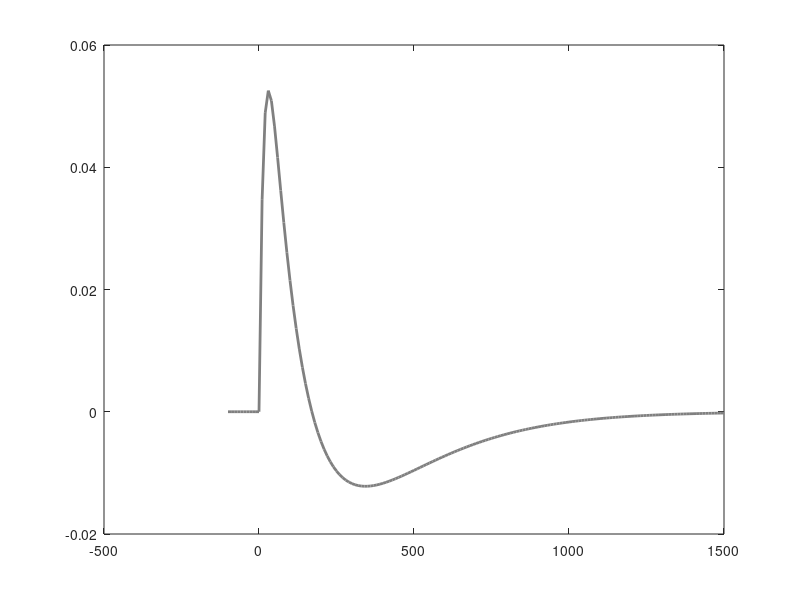

The MATLAB source for this figure: (Note: this script raises an error after producing the figure.)
%% script shows intuition for super-resolution

rng(2); % to get similar behavior each time

sampleInterval = 50; % sample every 500 ms

t = [0:500];
B = (1-exp(-t/2)).*(exp(-t/10)/10 - t.*exp(-t/20)/20/20);
A = 1;

% How far forward and back to calculate filter, in ms
extentForwards = 150;
extentBackwards = 10;

%% Show how more samples is better
figure(2);
impulse = zeros(extentBackwards+1+extentForwards,1);
impulse(extentBackwards+1) = 1;
impulseResponse = filter(B,A,impulse);

plot([-extentBackwards:extentForwards]*10,impulseResponse,'color',0.5*[1 1 1],'linew',2);
hold all;
for tLength = [1e5 5e4 1.5e4]
    tVec = 1:tLength;
    
    stim = randn(size(tVec));
    resp = filter(B,A,stim);
    resp = resp + std(resp)*randn(size(tVec)); % this sets SNR = 1!
    
    sampleIdxs = 1:sampleInterval:max(tVec);
    
    isSampled = zeros(size(resp));
    isSampled(sampleIdxs) = 1;
    
    responseSampled = resp.*isSampled;
    
    validSampleIdxs = sampleIdxs( (sampleIdxs > extentForwards) & (sampleIdxs < length(resp)-extentBackwards+1));
    validSampledResp = resp(validSampleIdxs);
    validSampledResp = validSampledResp - mean(validSampledResp);
    stimMatrix = calcSparseToeplitz(stim,sampleIdxs,extentForwards,extentBackwards);
    stimMatrix = stimMatrix-mean(stimMatrix);
    sampledKernel = regress(validSampledResp',stimMatrix);
    plot([-extentBackwards:extentForwards]*10,sampledKernel);
end
hold off;
title('Noise Scaling with # of samples');
legend({'Ground Truth','1e5 samples','5e4 samples','1.5e4 samples'})
set(gca,'xlim',[-extentBackwards,extentForwards]*10);

%% Show simulated stimulus and response
figure (1)
plotRange = 125:325;
subplot(3,1,1)
plot(tVec(plotRange)*10,stim(plotRange))
axis('tight')
ylabel('stimulus');
subplot(3,1,2);
cla
hold on;
for sampleIdx = find(isSampled(plotRange))
    tVecPlot = tVec(plotRange)*10;
    plot(tVecPlot(sampleIdx)*[1 1],[0 1],'k');
end
hold off;
xlim(10*[min(tVec(plotRange)),max(tVec(plotRange))]);
ylim([0 1]);
ylabel('response samples');
subplot(3,1,3);
isSampledInRange = zeros(size(tVec));
isSampledInRange(plotRange) = isSampled(plotRange);
isSampledInRange = logical(isSampledInRange);
plot(tVec(plotRange)*10,resp(plotRange),tVec(isSampledInRange)*10,resp(isSampledInRange),'o');
axis('tight')
ylabel('response');
xlabel('time (ms)');
%% Show how gaussian filtering improves your estimate
figure(3)
plot([-extentBackwards:extentForwards]*10,impulseResponse,'color',0.5*[1 1 1],'linew',2);
hold all;
for filterWidth = [1 10 25] %[1 5 10 15 20]
    plot([-extentBackwards:extentForwards]*10,smoothdata(sampledKernel,'gaussian',filterWidth));
    % note: Gaussian has a std of window/5, found empirically because
    % Matlab documentation handily does not say
end
hold off;
title('Gaussian Filtering Reduces Noise');
legend({'Ground Truth','No Filtering','20 ms std Gaussian filter','50 ms std Gaussian filter'});
set(gca,'xlim',[-extentBackwards,extentForwards]*10);

%% Show how triangle filtering is equivalent to interpolating
figure(4);

isSampled = zeros(size(resp));
isSampled(sampleIdxs) = 1;
stimMatrixFull = toeplitz(stim',zeros(1,extentForwards+extentBackwards+1));
stimMatrixFull = stimMatrixFull(extentForwards+extentBackwards+1:end,:);


responseInterped = interp1(sampleIdxs,resp(logical(isSampled)),tVec);
numSamplesInterp = length(isSampled(extentForwards+1:end-extentBackwards));
interpedKernel = regress(responseInterped(1,extentForwards+1:end-extentBackwards)',stimMatrixFull);
sampFreq = 1/sampleInterval;
triangleFilter = [0:sampFreq:1, 1-sampFreq:-sampFreq:0];
triangleFilter = triangleFilter./sum(triangleFilter);
sampledKernelFiltered = conv(sampledKernel,triangleFilter,'same');

plot([-extentBackwards:extentForwards]*10,[impulseResponse,sampledKernel,interpedKernel,sampledKernelFiltered]);
title('Triangle Filtering VS Interpolation OLS')
legend({'Ground Truth','No Filtering','Interpolated','Super Res Triangle Filtered'})
set(gca,'xlim',[-extentBackwards,extentForwards]*10);


%%
figure(5);

% Laguerre
laguerreFuncs = getLaguerrePolys(length(sampledKernel(extentBackwards+1:end)),5,0.8);
laguerreCoeffs = sampledKernel(extentBackwards+1:end)'*laguerreFuncs;
outputKernel = laguerreFuncs*laguerreCoeffs';

laguerreEst = zeros(size(sampledKernel));
laguerreEst(extentBackwards+1:end) = outputKernel;

% ASD
thisPath = fileparts(mfilename('fullpath'));
addpath(genpath(thisPath));
minlen=0;

[asdEstFull,~] = fastASD(stimMatrix,validSampledResp',length(sampledKernel),minlen);

% Plot
plot([-extentBackwards:extentForwards]*10,[impulseResponse,sampledKernel,laguerreEst,asdEstFull]);
title('Regularization Preserves Enhances SNR w/o sacrificing Resolution')
legend({'Ground Truth','No Regularization','Laguerre Poly Regularization','ASD Regularization'});
set(gca,'xlim',[-extentBackwards,extentForwards]*10);

function toeMatrix = calcSparseToeplitz(stim,sampleIdxs,extentForwards,extentBackwards)
    sampleTimesSel = sampleIdxs( (sampleIdxs > extentForwards) & (sampleIdxs < length(stim)-extentBackwards+1));
    toeMatrix = zeros(length(sampleTimesSel),extentBackwards+extentForwards+1);
    for ii=1:length(sampleTimesSel)
        % note, this is just an explicit computation of the cross-correlation
        toeMatrix(ii,:) = stim(sampleTimesSel(ii)+[-extentForwards:extentBackwards]);
    end
    toeMatrix = fliplr(toeMatrix);
end
